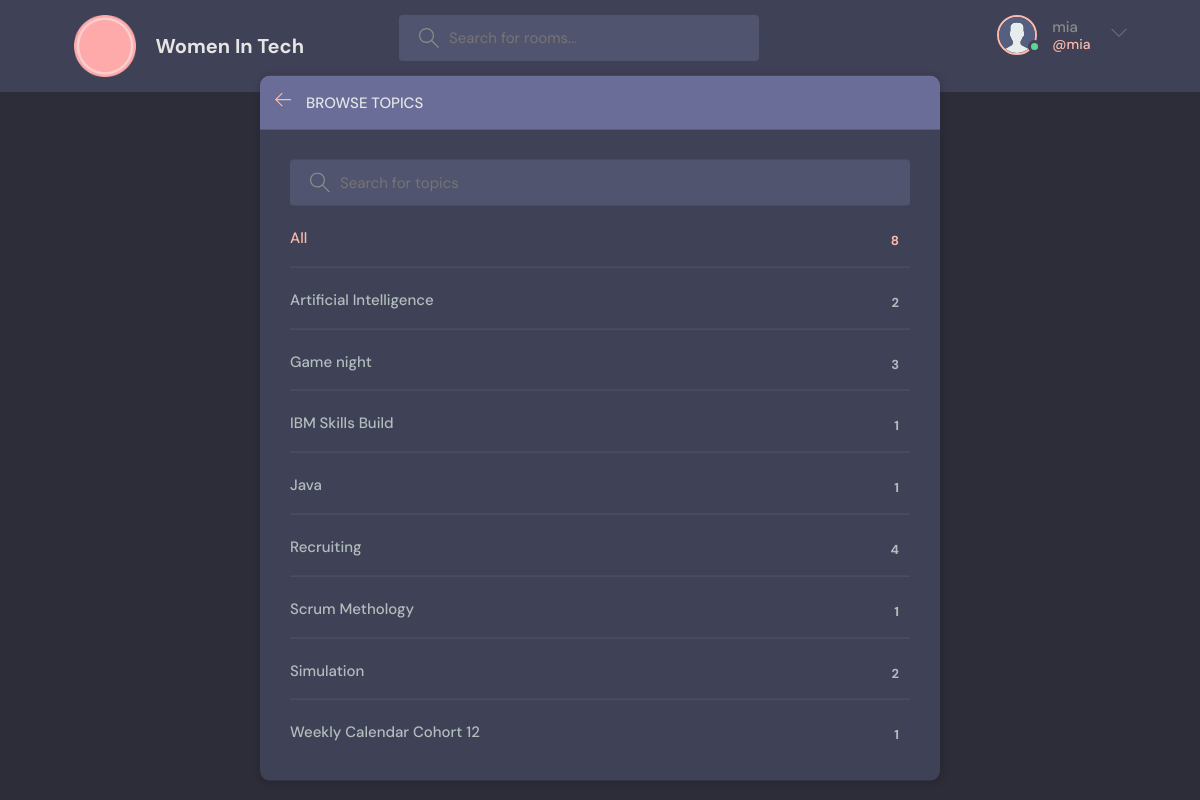
The page /topics/ (signed in) on the database its author committed.
### base/models.py (models this page shows, shortened)
class Topic(models.Model):
    name = models.CharField(max_length=200)
    class Meta:
        ordering = ['name']

### base/views.py (the view)
# urls.py: path('topics/', views.topicsPage, name='topics'),
def topicsPage(request):
    q = request.GET.get("q") if request.GET.get("q") != None else ""
    topics = Topic.objects.filter(name__icontains=q)
    return render(request, "base/topics.html", {"topics": topics})

### base/templates/base/topics.html (shortened to what this page needs)
{% extends 'main.html' %}
{% block content %}
<main class="create-room layout">
    <div class="container">
        <div class="layout__box">
            <div class="layout__boxHeader">
                <div class="layout__boxTitle">
                    <a href="{% url 'home' %}">
                        <svg version="1.1" xmlns="http://www.w3.org/2000/svg" width="32" height="32"
                            viewBox="0 0 32 32">
                            <title>arrow-left</title>
                            <path
                                d="M13.723 2.286l-13.723 13.714 13.719 13.714 1.616-1.611-10.96-10.96h27.625v-2.286h-27.625l10.965-10.965-1.616-1.607z">
                            </path>
                        </svg>
                    </a>
                    <h3>Browse Topics</h3>
                </div>
            </div>
            <div class="topics-page layout__body">
                <form action="" method="GET" class="header__search">
                    <label>
                        <input name="q" placeholder="Search for topics" />
                    </label>
                </form>
                <ul class="topics__list">
                    <li>
                        <a href="{% url 'topics' %}" class="active">All <span>{{topics.count}}</span></a>
                    </li>
                    {% for topic in topics %}
                    <li>
                        <a href="{% url 'home' %}?q={{topic.name}}">{{ topic.name }}
                            <span>{{topic.room_set.all.count}}</span></a>
                    </li>
                    {% endfor %}
                </ul>
            </div>
        </div>
    </div>
</main>
{% endblock content %}

### templates/navbar.html (shortened to what this page needs)
{% load static %}
<header class=" header header--loggedIn">
    <div class="container">
        <a href="{% url 'home' %}" class="header__logo">
            <img src="{% static 'images/pink-circle-hi.png' %}" />
            <h1>Women In Tech</h1>
        </a>
        <form class="header__search" method="GET" action="{% url 'home' %}">
            <label>
                <input name="q" placeholder="Search for rooms..." />
            </label>
        </form>
        <nav class="header__menu">
            {% if request.user.is_authenticated %}
            <div class="header__user">
                <a href="{% url 'update-user' %}">
                    <div class="avatar avatar--medium active">
                        <img src="{% static 'images/avatar.svg' %}" />
                    </div>
                    <p>{{request.user.username}} <span> @{{request.user.username}}</span></p>
                </a>
                <button class="dropdown-button">
                    <svg version="1.1" xmlns="http://www.w3.org/2000/svg" width="32" height="32" viewBox="0 0 32 32">
                        <title>chevron-down</title>
                        <path d="M16 21l-13-13h-3l16 16 16-16h-3l-13 13z"></path>
                    </svg>
                </button>
            </div>
            {% else %}
            <a href="{% url 'login' %}">
                <img src="{% static 'images/avatar.svg' %}" />
                <p>Login</p>
            </a>
            {% endif %}
        </nav>
    </div>
</header>

### static/styles/style.css (style rules this page uses)
:root { --color-main: #fcbaad; --color-main-light: #e1f6fb; --color-dark: #3f4156; --color-dark-medium: #51546e; --color-dark-light: #696d97; --color-light: #e5e5e5; --color-gray: #8b8b8b; --color-light-gray: #b2bdbd; --color-bg: #2d2d39; --color-success: #5dd693; --color-error: #fc4b0b; }
* { font-family: "DM Sans", -apple-system, BlinkMacSystemFont, "Segoe UI", Roboto, Oxygen, Ubuntu, Cantarell, "Open Sans", "Helvetica Neue", sans-serif; margin: 0; padding: 0; box-sizing: border-box; text-rendering: optimizeLegibility; font-size: inherit; }
html { font-size: 56.25%; }
@media only screen and (min-width: 1200px) { html { font-size: 62.5%; } }
body { line-height: 1.6; font-weight: 400; font-size: 1.5rem; color: var(--color-light-gray); background-color: var(--color-bg); min-height: 100vh; }
img { width: 100%; }
a { display: inline-block; color: var(--color-main); text-decoration: none; }
.container { max-width: 120rem; width: 90%; margin: auto; }
.avatar { position: relative; display: inline-block; border-radius: 50%; border: 2px solid var(--color-main); }
.avatar img { display: block; border-radius: 50%; object-fit: cover; object-position: center; }
.avatar::after { content: ""; display: block; position: absolute; background-color: var(--color-gray); z-index: 111; border-radius: 50%; border: 0.3rem solid var(--color-dark); }
.avatar.active::after { background-color: var(--color-success); }
.avatar.avatar--medium img { width: 3.6rem; height: 3.6rem; border-radius: 50%; }
.avatar.avatar--medium:after { width: 0.7rem; height: 0.7rem; bottom: 0px; right: -6px; }
.header { padding: 1.5rem; background-color: var(--color-dark); }
.header > .container { display: flex; gap: 9.5rem; }
.header__logo, .header__user { display: flex; gap: 2rem; align-items: center; }
.header__logo > img { height: 6.2rem; width: 6.2rem; border-radius: 30%; }
.header__logo > h1 { font-weight: 700; font-size: 2rem; color: var(--color-light); }
.header__search > label { background-color: var(--color-dark-medium); padding: 1.3rem 1rem; display: flex; align-items: center; gap: 1rem; border-radius: 4px; }
.header__search svg { fill: var(--color-gray); width: 2rem; height: 2rem; margin-left: 1rem; }
.header__search input { width: 30rem; background: transparent; border: none; outline: none; color: var(--color-light); }
.header__menu { margin-left: auto; position: relative; }
.header__menu a { display: flex; gap: 1.5rem; align-items: center; font-weight: 500; text-decoration: none; color: var(--color-gray); }
.header__menu img { height: 3.6rem; }
.header__menu p { line-height: 1.2; }
.header__menu span { color: var(--color-main); font-weight: 500; font-size: 1.4rem; display: block; }
.header__menu svg { width: 1.6rem; height: 1.6rem; fill: var(--color-dark-light); }
.dropdown-button { background: transparent; border: 0; outline: 0; cursor: pointer; }
.layout { margin-top: 2.4rem; }
.layout > .container { display: flex; justify-content: space-between; align-items: flex-start; }
.layout__box { width: 90%; max-width: 48rem; min-height: 40rem; position: absolute; top: 50%; left: 50%; transform: translate(-50%, -46%); background-color: var(--color-dark); border-radius: 1rem; box-shadow: 1px 1px 6px 3px rgba(0, 0, 0, 0.1); overflow: hidden; }
.layout__boxHeader { display: flex; padding: 1.5rem; background-color: var(--color-dark-light); }
.layout__boxTitle { display: flex; gap: 1.5rem; align-items: center; }
.layout__boxTitle h3 { text-transform: uppercase; font-weight: 500; color: var(--color-light); }
.layout__boxTitle svg { width: 1.6rem; height: 1.6rem; fill: var(--color-main); }
.layout__body { margin: 3rem; }
.topics__list { list-style: none; }
.topics__list li a { display: flex; justify-content: space-between; margin-bottom: 3rem; font-weight: 500; color: var(--color-light-gray); transition: all 0.3s ease-in-out; }
.topics__list li a.active, .topics__list li a:hover { color: var(--color-main); }
.topics__list li a span { padding: 0.5rem 1rem; background-color: var(--color-dark); border-radius: 3px; font-size: 1.3rem; font-weight: 700; letter-spacing: 1px; }
.topics-page .topics__list li:not(:last-child) a { margin: 2rem 0; padding-bottom: 1rem; text-decoration: none; border-bottom: 1px solid var(--color-dark-medium); }
.topics-page .header__search { display: block; }
.create-room.layout .layout__box { max-width: 68rem; }

### rows shown on the page
Topic: name "Artificial Intelligence", room_set.all.count "2"
Topic: name "Game night", room_set.all.count "3"
Topic: name "IBM Skills Build", room_set.all.count "1"
Topic: name "Java", room_set.all.count "1"
Topic: name "Recruiting", room_set.all.count "4"
Topic: name "Scrum Methology", room_set.all.count "1"
Topic: name "Simulation", room_set.all.count "2"
Topic: name "Weekly Calendar Cohort 12", room_set.all.count "1"

### other values the page prints
{{ request.user.username }} "mia"
{{ topics.count }} "8"
